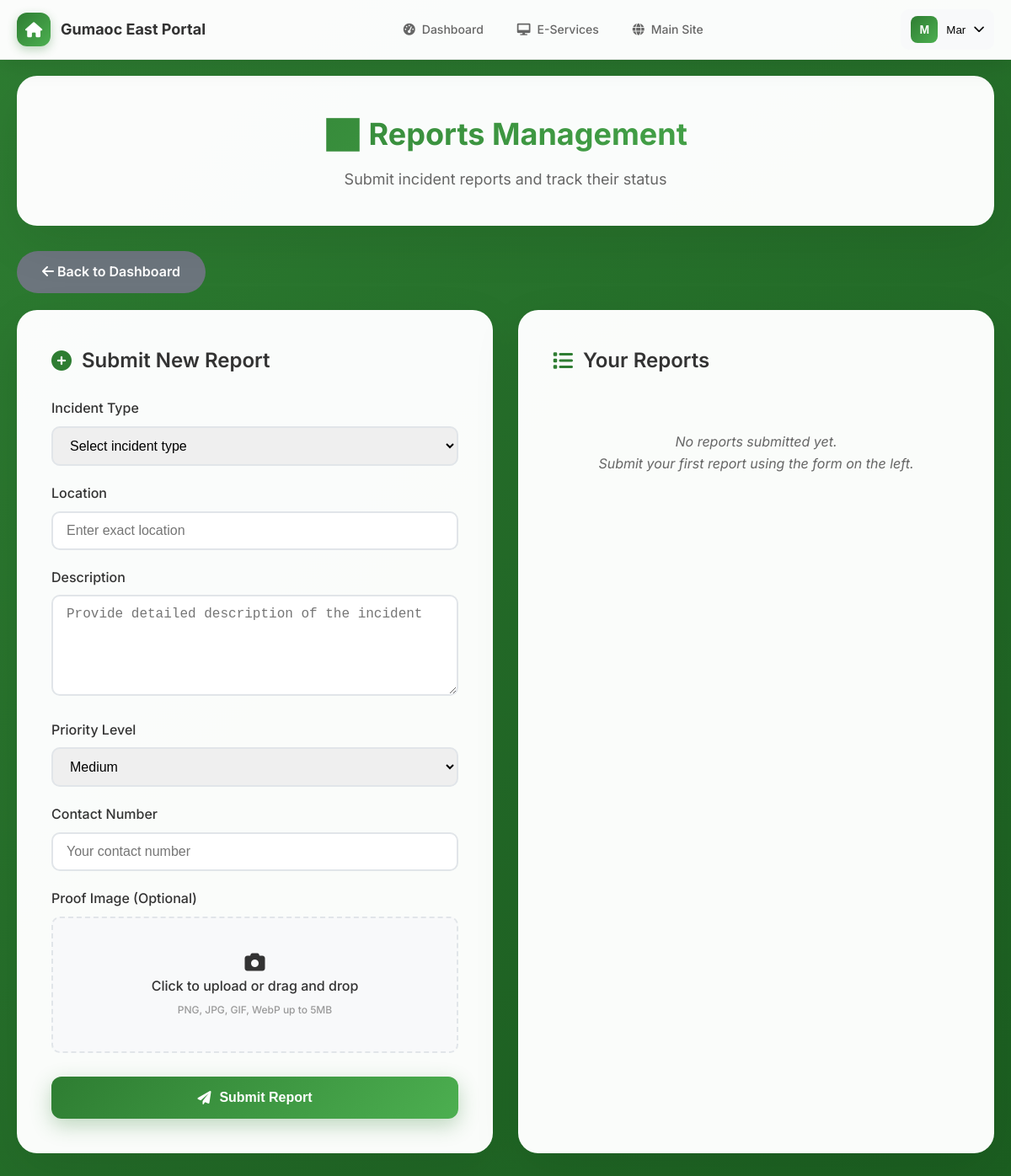
The app's page /user/reports.php (signed in) with its own data.
### tables this page shows
CREATE TABLE `residents` (
  `id` int(11) NOT NULL,
  `first_name` varchar(100) NOT NULL,
  `middle_name` varchar(100) DEFAULT NULL,
  `last_name` varchar(100) NOT NULL,
  `email` varchar(255) NOT NULL,
  `phone` varchar(20) NOT NULL,
  `password` varchar(255) DEFAULT NULL,
  `address` text NOT NULL,
  `house_number` varchar(20) DEFAULT NULL,
  `barangay` varchar(100) DEFAULT 'Gumaoc East',
  `sitio` varchar(100) DEFAULT 'BLOCK',
  `interviewer` varchar(255) DEFAULT NULL,
  `interviewer_title` varchar(255) DEFAULT NULL,
  `birthdate` date NOT NULL,
  `birth_place` varchar(255) DEFAULT NULL,
  `gender` enum('Male','Female','Other') NOT NULL,
  `civil_status` enum('Single','Married','Widowed','Separated','Divorced') NOT NULL,
  `rfid_code` varchar(50) DEFAULT NULL,
  `rfid` varchar(50) DEFAULT NULL,
  `status` enum('active','inactive','pending') NOT NULL DEFAULT 'active',
  `reset_otp` varchar(6) DEFAULT NULL,
  `otp_expiry` timestamp NULL DEFAULT NULL,
  `created_at` timestamp NOT NULL DEFAULT current_timestamp(),
  `updated_at` timestamp NOT NULL DEFAULT current_timestamp() ON UPDATE current_timestamp(),
  `profile_complete` tinyint(1) DEFAULT 1 COMMENT '1 = Complete Profile, 0 = Incomplete Profile',
  `created_by` int(11) DEFAULT NULL COMMENT 'ID of user who registered this family member',
  `relationship_to_head` varchar(100) DEFAULT NULL COMMENT 'Relationship to head of family'
);

### user/auth_check.php (called while the page is built, shortened)
<?php
require_once '../includes/db_connect.php';
$stmt = $pdo->prepare("SELECT * FROM residents WHERE id = ? AND status = 'active'");
$stmt->execute([$_SESSION['user_id']]);
$user = $stmt->fetch();
?>

### user/navbar_component.php (the view, shortened to what this page needs)
<?php
$display_name = $user['first_name'] . ' ' . ($user['middle_name'] ? $user['middle_name'] . ' ' : '') . $user['last_name'];
$nav_items = [
    'dashboard' => ['icon' => 'fas fa-tachometer-alt', 'label' => 'Dashboard', 'url' => 'dashboard.php'],
    'e-services' => ['icon' => 'fas fa-desktop', 'label' => 'E-Services', 'url' => 'e-services.php']
];
?>
<nav class="user-navbar">
    <div class="navbar-container">
        <a href="dashboard.php" class="navbar-brand">
            <div class="brand-icon">
                <i class="fas fa-home"></i>
            </div>
            Gumaoc East Portal
        </a>
        <div class="navbar-nav">
            <?php foreach ($nav_items as $key => $item): ?>
                <?php $is_active = ($current_page === $key); ?>
                <div class="nav-item">
                    <a href="<?php echo $item['url']; ?>" class="nav-link <?php echo $is_active ? 'active' : ''; ?>"
                       data-page="<?php echo $key; ?>" data-current="<?php echo $current_page; ?>">
                        <i class="<?php echo $item['icon']; ?>"></i>
                        <?php echo $item['label']; ?>
                    </a>
                </div>
            <?php endforeach; ?>
            <div class="nav-item">
                <a href="../index.php" class="nav-link">
                    <i class="fas fa-globe"></i>
                    Main Site
                </a>
            </div>
        </div>
        <div class="user-menu">
            <button class="user-button">
                <div class="user-avatar-small">
                    <?php echo strtoupper(substr($display_name, 0, 1)); ?>
                </div>
                <span><?php echo htmlspecialchars(explode(' ', $display_name)[0]); ?></span>
                <i class="fas fa-chevron-down"></i>
            </button>
        </div>
    </div>
</nav>

### user/reports.php (style rules this page uses)
* { margin: 0; padding: 0; box-sizing: border-box; }
html { scroll-behavior: smooth; }
body { font-family: 'Inter', -apple-system, BlinkMacSystemFont, 'Segoe UI', Roboto, sans-serif; background: linear-gradient(135deg, #2e7d32 0%, #1b5e20 100%); min-height: 100vh; line-height: 1.6; opacity: 0; animation: fadeInPage 0.8s ease-out 0.3s forwards; }
.user-navbar { background: rgba(255, 255, 255, 0.98); backdrop-filter: blur(25px); border-bottom: 1px solid rgba(0, 0, 0, 0.08); position: fixed; top: 0; left: 0; right: 0; z-index: 1000; box-shadow: 0 4px 30px rgba(0, 0, 0, 0.12); }
.navbar-container { max-width: 1200px; margin: 0 auto; display: flex; justify-content: space-between; align-items: center; padding: 0 20px; height: 70px; }
.navbar-brand { display: flex; align-items: center; text-decoration: none; color: #333; font-weight: 700; font-size: 18px; }
.brand-icon { width: 40px; height: 40px; background: linear-gradient(135deg, #2e7d32, #4caf50); border-radius: 12px; display: flex; align-items: center; justify-content: center; margin-right: 12px; color: white; font-size: 18px; }
.navbar-nav { display: flex; align-items: center; gap: 8px; }
.nav-item { position: relative; }
.nav-link { display: flex; align-items: center; gap: 8px; padding: 8px 16px; border-radius: 8px; text-decoration: none; color: #666; font-weight: 500; font-size: 14px; transition: all 0.3s ease; }
.user-menu { position: relative; }
.user-button { display: flex; align-items: center; gap: 10px; padding: 8px 12px; border: none; background: #f8f9fa; border-radius: 10px; cursor: pointer; transition: all 0.3s ease; }
.user-avatar-small { width: 32px; height: 32px; background: linear-gradient(135deg, #2e7d32, #4caf50); border-radius: 8px; display: flex; align-items: center; justify-content: center; color: white; font-weight: 600; font-size: 14px; }

### user/navbar_component.php (style rules this page uses)
.user-navbar { background: rgba(255, 255, 255, 0.98); backdrop-filter: blur(25px); border-bottom: 1px solid rgba(0, 0, 0, 0.08); position: fixed; top: 0; left: 0; right: 0; z-index: 1000; box-shadow: 0 4px 30px rgba(0, 0, 0, 0.12); transition: all 0.3s ease; }
.navbar-container { max-width: 1200px; margin: 0 auto; display: flex; justify-content: space-between; align-items: center; padding: 0 20px; height: 70px; }
.navbar-brand { display: flex; align-items: center; text-decoration: none; color: #333; font-weight: 700; font-size: 18px; transition: all 0.3s ease; }
.brand-icon { width: 40px; height: 40px; background: linear-gradient(135deg, #2e7d32, #4caf50); border-radius: 12px; display: flex; align-items: center; justify-content: center; margin-right: 12px; color: white; font-size: 18px; transition: all 0.3s ease; box-shadow: 0 4px 12px rgba(46, 125, 50, 0.3); }
.navbar-nav { display: flex; align-items: center; gap: 8px; }
.nav-item { position: relative; }
.user-navbar .nav-link { display: flex; align-items: center; gap: 8px; padding: 8px 16px; border-radius: 8px; text-decoration: none; color: #666 !important; font-weight: 500; font-size: 14px; transition: all 0.3s ease; position: relative; overflow: hidden; }
.user-navbar .nav-link::before { content: ''; position: absolute; top: 0; left: -100%; width: 100%; height: 100%; background: linear-gradient(90deg, transparent, rgba(46, 125, 50, 0.1), transparent); transition: left 0.5s ease; }
.user-menu { position: relative; }
.user-button { display: flex; align-items: center; gap: 10px; padding: 8px 12px; border: none; background: #f8f9fa; border-radius: 10px; cursor: pointer; transition: all 0.3s ease; }
.user-avatar-small { width: 32px; height: 32px; background: linear-gradient(135deg, #2e7d32, #4caf50); border-radius: 8px; display: flex; align-items: center; justify-content: center; color: white; font-weight: 600; font-size: 14px; transition: all 0.3s ease; }

### records on screen
residents: substr($display_name, 0, 1) "M", first_name+middle_name+last_name "Mar"

### other values on screen
$item['label'] "Dashboard"
$item['label'] "E-Services"
